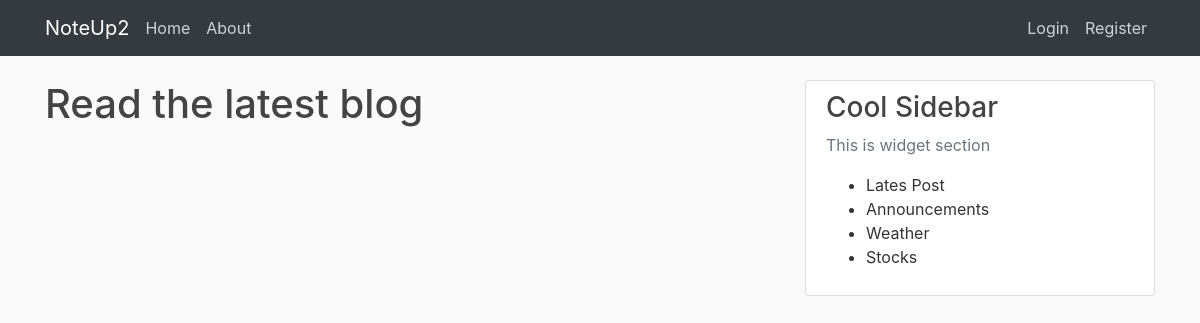
Page /home on the earlier database version.
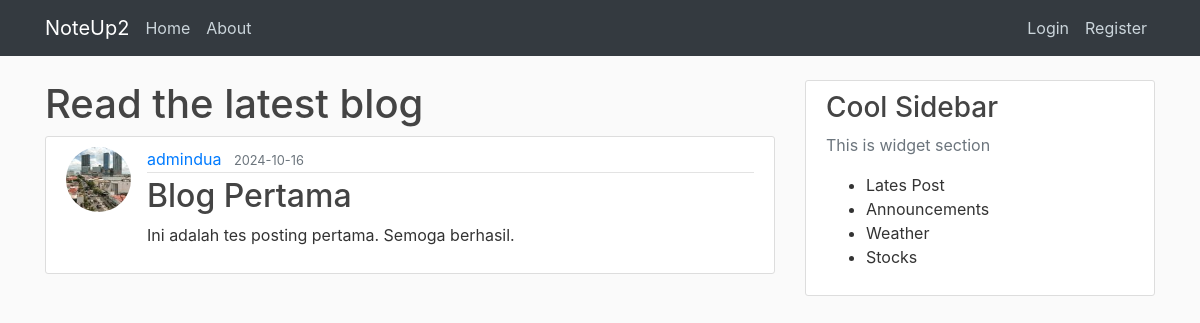
Same page on the later database version.
### noteup/models.py (models this page shows, shortened)
class Post(db.Model):
    id = db.Column(db.Integer, primary_key=True)
    title = db.Column(db.String(100), nullable=False)
    date_posted = db.Column(db.DateTime, nullable=False, default=datetime.now(timezone.utc))
    content = db.Column(db.Text, nullable=False)
    user_id = db.Column(db.Integer, db.ForeignKey('user.id'), nullable=False)

class User(db.Model, UserMixin):
    id = db.Column(db.Integer, primary_key=True)
    username = db.Column(db.String(20), unique=True, nullable=False)
    email = db.Column(db.String(100), unique=True, nullable=False)
    image_file = db.Column(db.String(20), nullable=False, default='default.jpg')
    password = db.Column(db.String(60), nullable=False)
    posts = db.relationship('Post', backref='author', lazy=True)

### noteup/routes.py (the view)
@app.route("/")
@app.route("/home")
def home():
    posts = Post.query.all()
    return render_template("home.html", posts=posts)

### noteup/templates/home.html
{% extends "layout.html" %}
{% block content %}
    <h1>Read the latest blog</h1>
    {% for post in posts %}
        <article class="media content-section">
            <img class="rounded-circle article-img" src="{{ url_for('static', filename='img/' + post.author.image_file) }}">
            <div class="media-body">
                <div class="article-metadata">
                    <a href="#" class="mr-2">{{ post.author.username }}</a>
                    <small class="text-muted">{{ post.date_posted.strftime('%Y-%m-%d') }}</small>
                </div>
                <h2><a href="#" class="article-title">{{ post.title }}</a></h2>
                <p class="article-content">{{ post.content }}</p>
            </div>
        </article>
    {% endfor %}
{% endblock content %}

### noteup/templates/layout.html (shortened to what this page needs)
<!DOCTYPE html>
<html lang="en">
<head>
    <link rel="stylesheet" href="https://cdn.jsdelivr.net/npm/bootstrap@4.0.0/dist/css/bootstrap.min.css">
    <link rel="stylesheet" href="{{ url_for('static', filename='style.css') }}">
</head>
<body>
    <header class="site-header">
        <nav class="navbar navbar-expand-md navbar-dark bg-dark fixed-top">
            <div class="container">
                <a class="navbar-brand mr-2" href="/">NoteUp2</a>
                <div class="collapse navbar-collapse" id="navbarToggle">
                    <div class="navbar-nav mr-auto">
                      <a class="nav-item nav-link" href="{{ url_for('home') }}">Home</a>
                      <a class="nav-item nav-link" href="{{ url_for('about') }}">About</a>
                    </div>
                    <div class="navbar-nav">
                      {% if current_user.is_authenticated %}
                        <a class="nav-item nav-link" href="{{ url_for('new_post') }}">New Post</a>
                        <a class="nav-item nav-link" href="{{ url_for('account') }}">Account</a>
                        <a class="nav-item nav-link" href="{{ url_for('logout') }}">Logout</a>
                      {% else %}
                        <a class="nav-item nav-link" href="{{ url_for('login') }}">Login</a>
                        <a class="nav-item nav-link" href="{{ url_for('register') }}">Register</a>
                      {% endif %}
                    </div>
                </div>
            </div>
          </nav>
    </header>
    <main role="main" class="container">
        <div class="row">
            <div class="col-md-8">
                {% block content %}{% endblock %}
            </div>
            <div class="col-md-4">
                <div class="content-section">
                    <h3>Cool Sidebar</h3>
                    <p class="text-muted"> This is widget section
                        <ul>
                            <li>Lates Post</li>
                            <li>Announcements</li>
                            <li>Weather</li>
                            <li>Stocks</li>
                        </ul>
                    </p>
                </div>
            </div>
        </div>
    </main>
</body>
</html>

### noteup/static/style.css (style rules this page uses)
body { background: #fafafa; color: #333333; margin-top: 5rem; }
h1, h2, h3, h4, h5, h6 { color: #444444; }
.site-header .navbar-nav .nav-link { color: #cbd5db; }
.content-section { background: #ffffff; padding: 10px 20px; border: 1px solid #dddddd; border-radius: 3px; margin-bottom: 20px; }
.article-title { color: #444444; }
.article-content { white-space: pre-line; }
.article-img { height: 65px; width: 65px; margin-right: 16px; }
.article-metadata { padding-bottom: 1px; margin-bottom: 4px; border-bottom: 1px solid #e3e3e3; }

Differences in the rows shown:
added Post: image_file (picture), author.username "admindua", date_posted "2024-10-16", title "Blog Pertama", content "Ini adalah tes posting pertama. Semoga berhasil."
